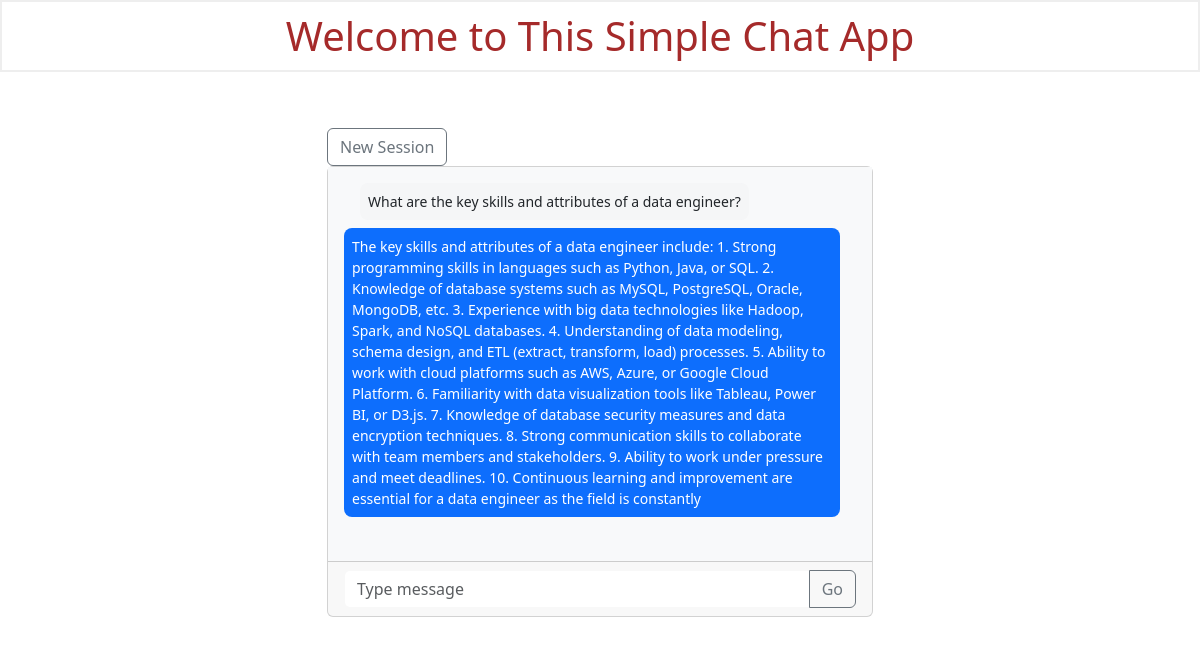
The page / on the database its author committed.
### tables this page shows
CREATE TABLE chat_log (
    chat_id INTEGER PRIMARY KEY AUTOINCREMENT,
    created TIMESTAMP NOT NULL DEFAULT CURRENT_TIMESTAMP,
    session_id INTEGER NOT NULL,
    prompt TEXT,
    response TEXT
);

### app.py (the view)
@app.route('/', methods=('GET', 'POST'))
def index():
    session = get_current_session_id()
    if request.method == 'POST':
        input_text = request.form['input']
        if not input_text:
            flash('Enter a prompt.')
        else:
            response = get_response(input_text)
            conn = get_db_row()
            conn.execute("INSERT INTO chat_log  (prompt, response, session_id) VALUES (?, ?, ?)",
                         (input_text, response, session))
            conn.commit()
            conn.close()
        return redirect(url_for('index'))
    else:
        chat_log = get_current_session_chat_log()
        return render_template('index.html', chat_log=chat_log)

### app.py (called while the page is built)
def get_db_connection():
    conn = sqlite3.connect('database.db')
    return conn

def get_db_row():
    conn = get_db_connection()
    conn.row_factory = sqlite3.Row
    return conn

def get_current_session_id():
    conn = get_db_connection()
    session = conn.execute(
        "SELECT MAX(session_id) FROM chat_log").fetchall()[0][0]
    conn.close()
    return (session)

def get_current_session_chat_log():
    session = get_current_session_id()
    conn = get_db_row()
    query = f'''
        SELECT prompt, response FROM chat_log
        WHERE session_id = {session}
        AND prompt IS NOT NULL
        AND response IS NOT NULL
        '''
    chat_log = conn.execute(query).fetchall()
    conn.close()
    return(chat_log)

### templates/index.html (shortened to what this page needs)
<!doctype html>
<html lang="en">
  <head>
    <link href="https://cdn.jsdelivr.net/npm/bootstrap@5.3.1/dist/css/bootstrap.min.css" rel="stylesheet">
    <link rel="stylesheet" href="{{ url_for('static', filename= 'css/style.css') }}">
  </head>
  <body>
    <h1>Welcome to This Simple Chat App</h1>
    <div class="container py-5">
      <div class="row d-flex justify-content-center">
        <div class="col-md-10 col-lg-8 col-xl-6">
          <a href="{{ url_for('new_session') }}"><button class="btn btn-outline-secondary">New Session</button></a>
          <div class="card w-100" id="chat2">
            <div class="overflow-y-scroll p-3 bg-body-tertiary w-100" style="max-width: 1000px; max-height: 500px;">
              {% for chat in chat_log %}
                <div class="d-flex flex-row justify-content-start">
                    <div>
                        <p class="small p-2 ms-3 mb-1 rounded-3" style="background-color: #f5f6f7;">{{ chat['prompt'] }}</p>
                    </div>
                </div>
                <div class="d-flex flex-row justify-content-start mb-4 pt-1">
                    <div>
                      <p class="small p-2 me-3 mb-1 text-white rounded-3 bg-primary">{{ chat['response'] }}</p>
                    </div>
                </div>
                {% endfor %}
            </div>
            <div class="card-footer">
              <form method="post">
                <div class="input-group">
                  <input type="text" class="form-control" name="input" placeholder="Type message">{{ request.form['input'] }}</input>
                  <button class="btn btn-outline-secondary" type="submit">Go</button>
                </div>
                </form>
            </div>
          </div>
        </div>
      </div>
    </div>
</body>
</html>

### static/css/style.css (style rules this page uses)
h1 { border: 2px #eee solid; color: brown; text-align: center; padding: 10px; }
#chat2 .form-control { border-color: transparent; }

### rows shown on the page
chat_log: prompt "What are the key skills and attributes of a data engineer?", response "The key skills and attributes of a data engineer include: 1. Strong programming skills in languages such as Python, Java, or SQL. 2. Knowledge of database systems such as MySQL, PostgreSQL, Oracle, MongoDB, etc. 3. Experience with big data technologies like Hadoop, Spark, and NoSQL databases. 4. Understanding of data modeling, schema design, and ETL (extract, transform, load) processes. 5. Ability to work with cloud platforms such as AWS, Azure, or Google Cloud Platform. 6. Familiarity with data visualization tools like Tableau, Power BI, or D3.js. 7. Knowledge of database security measures and data encryption techniques. 8. Strong communication skills to collaborate with team members and…"
